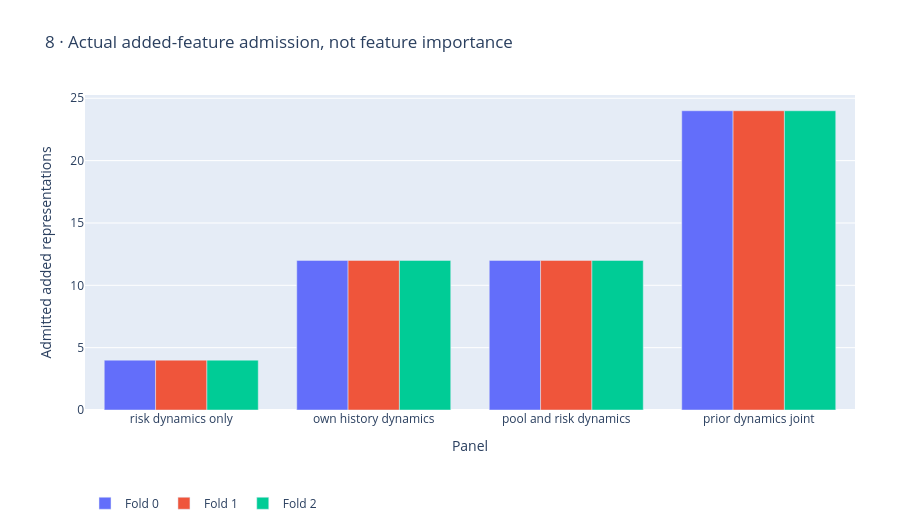

Source (notebook cell):
### Markdown cell above
## 8 · Actual feature admission

A intended feature being admitted means it survived the training-only input screen. This does not mean it was influential or causally useful.

### Code cell
figures[7].show(renderer='plotly_mimetype')

### Figure 1 — Plotly figure (JSON) as saved in the notebook; plotly's stock layout.template omitted (floating-point values rounded to 4 significant figures)
{"data": [{"name": "Fold 0", "type": "bar", "x": ["risk dynamics only", "own history dynamics", "pool and risk dynamics", "prior dynamics joint"], "y": [4, 12, 12, 24]}, {"name": "Fold 1", "type": "bar", "x": ["risk dynamics only", "own history dynamics", "pool and risk dynamics", "prior dynamics joint"], "y": [4, 12, 12, 24]}, {"name": "Fold 2", "type": "bar", "x": ["risk dynamics only", "own history dynamics", "pool and risk dynamics", "prior dynamics joint"], "y": [4, 12, 12, 24]}], "layout": {"height": 530, "legend": {"orientation": "h", "y": -0.25}, "margin": {"b": 115, "l": 85, "r": 45, "t": 95}, "title": {"text": "8 · Actual added-feature admission, not feature importance"}, "xaxis": {"title": {"text": "Panel"}}, "yaxis": {"title": {"text": "Admitted added representations"}}}}
